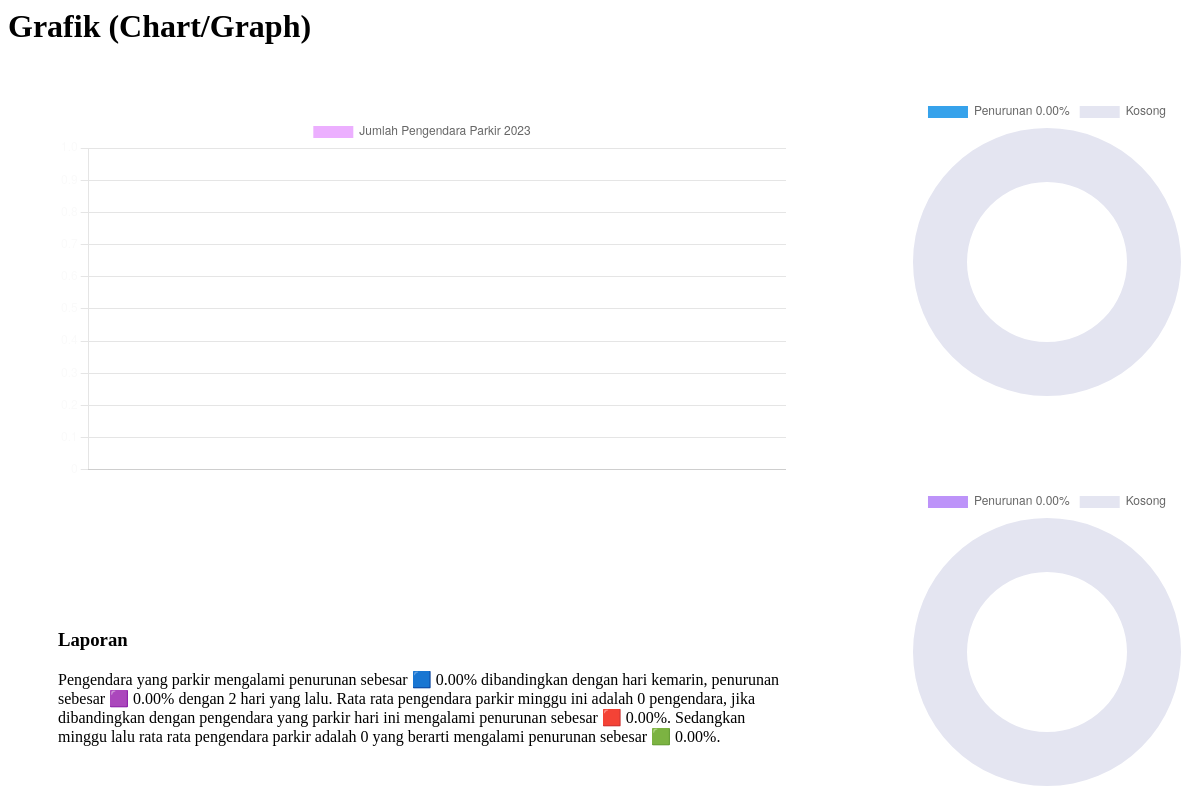
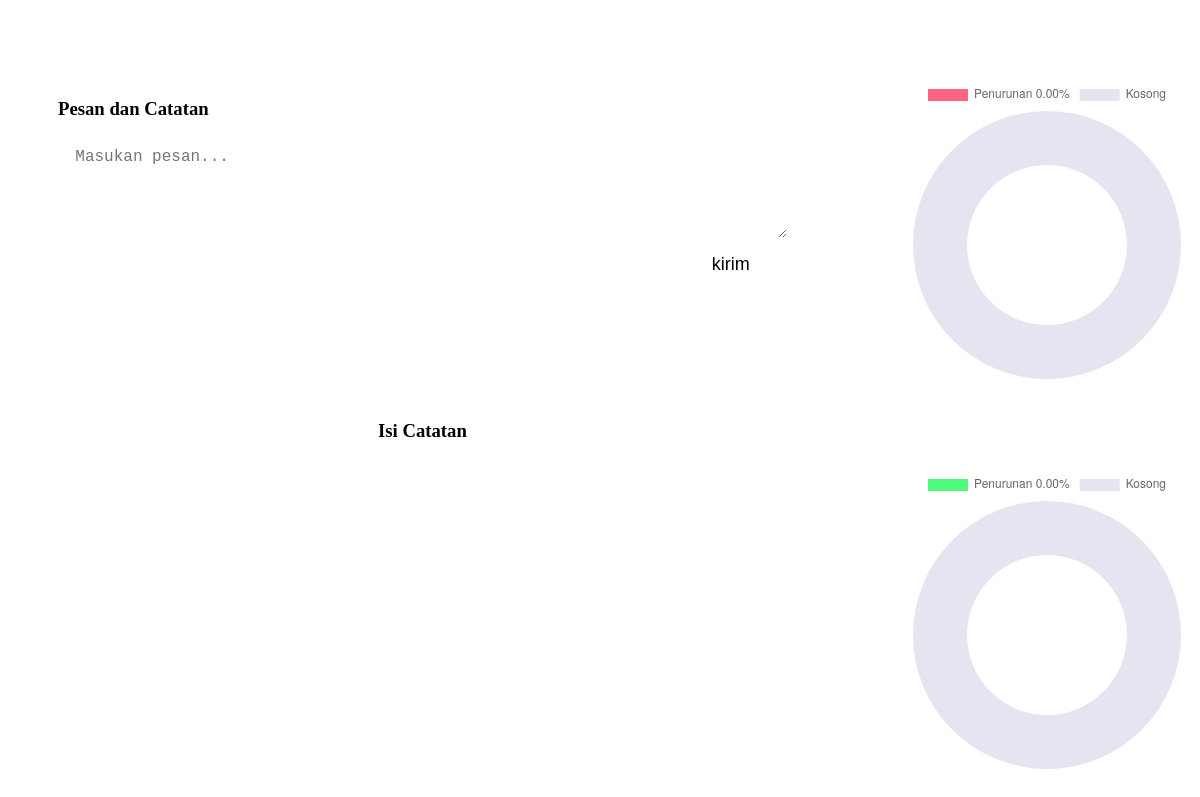
Before: /admin/grafik.php with the older database file (2 pictures, top to bottom).
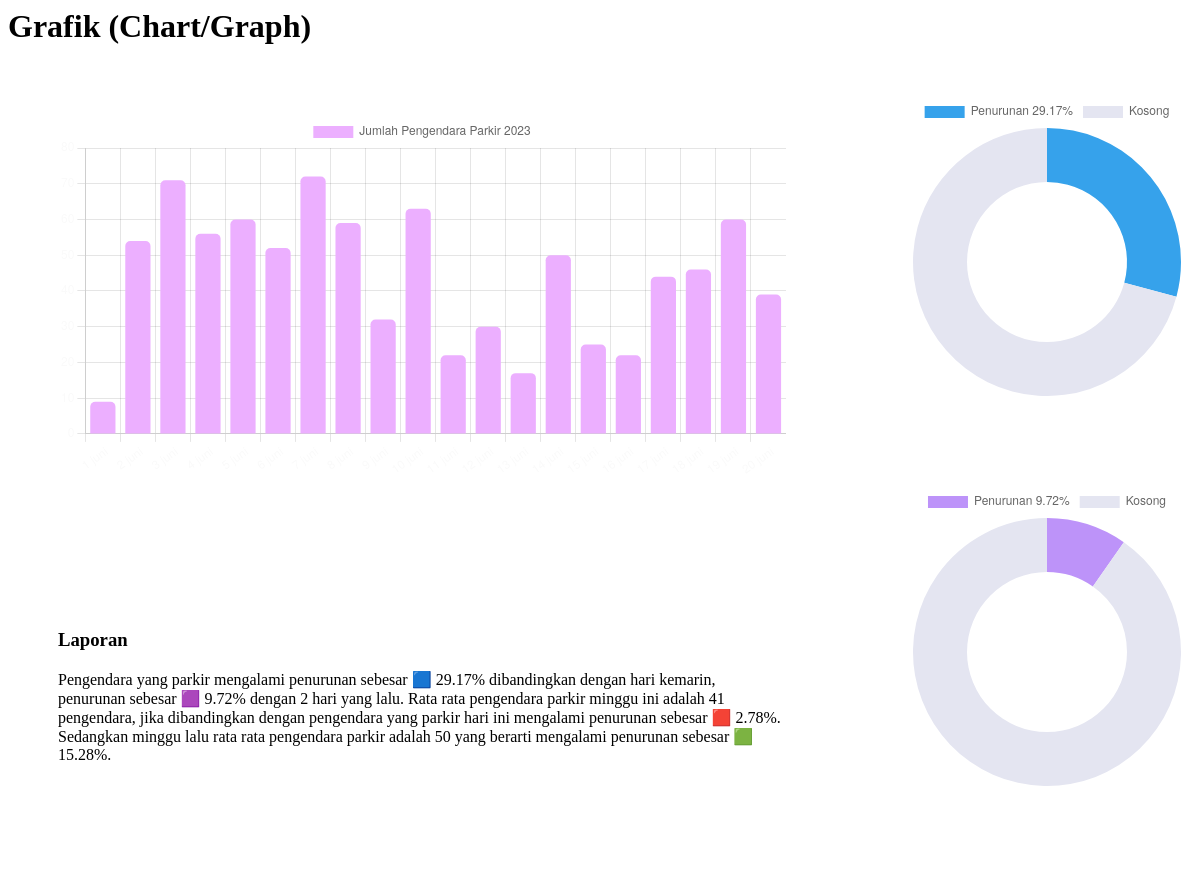
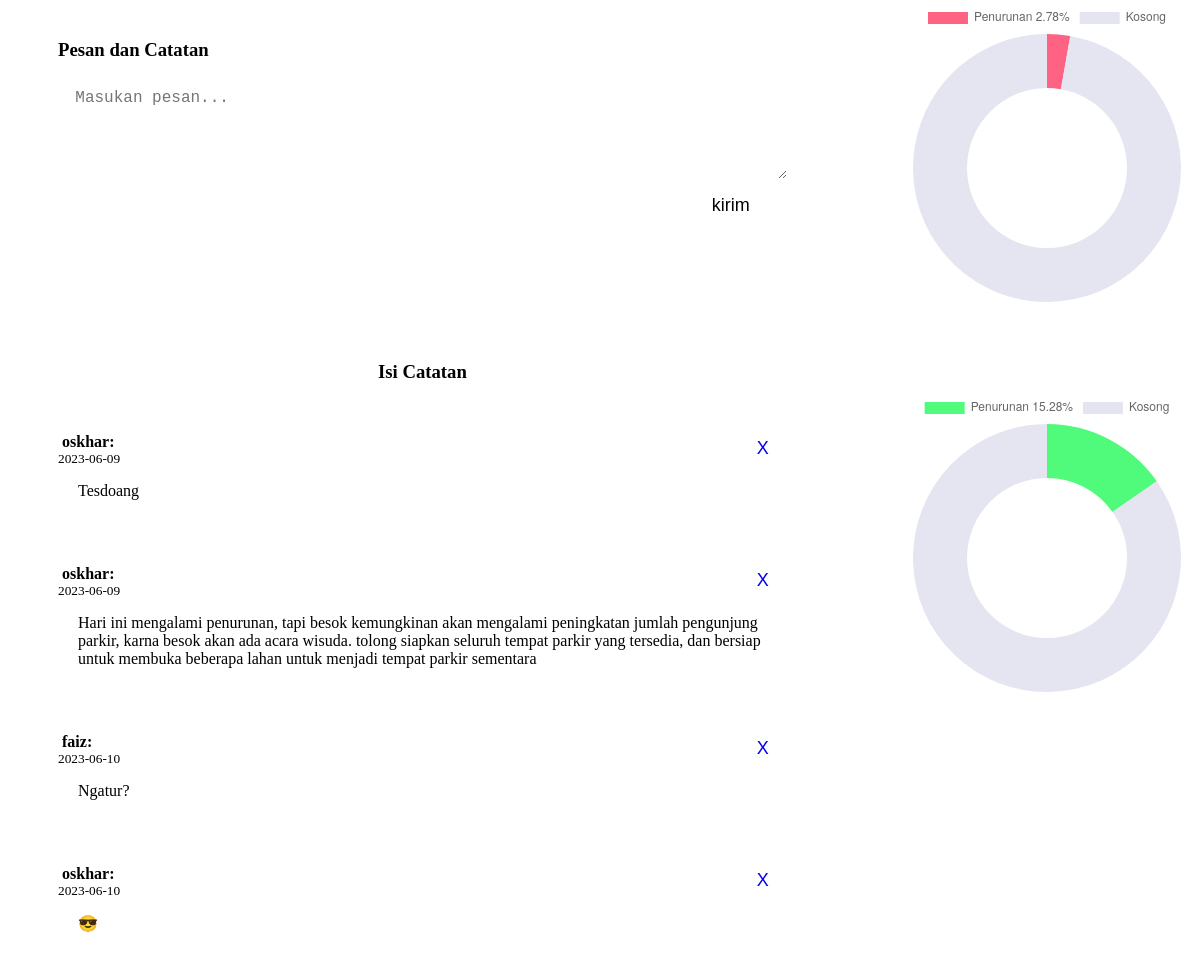
After: the same page with the newer database file (2 pictures, top to bottom).
### tables this page shows
CREATE TABLE `komentar` (
  `id` int(11) NOT NULL,
  `tanggal` varchar(100) NOT NULL,
  `username` varchar(100) NOT NULL,
  `pesan` text NOT NULL
);

### admin/grafik.php (the view, shortened to what this page needs)
<?php
try {
    $data_grafik = array(
        "label" => [],
        "data" => []
    );
    $result = mysqli_query($conn, "SELECT tanggal,jumlah FROM data_parkir");
    while ($data = mysqli_fetch_assoc($result)) {
        array_push($data_grafik['label'], $data['tanggal']);
        array_push($data_grafik['data'], $data['jumlah']);
    }
    $data_saat_ini = $data_grafik['data'][count($data_grafik['data'])-1];
    $data_kemarin = $data_grafik['data'][count($data_grafik['data'])-2];
    $kemarin = array(
        "persen" => number_format(abs((($data_saat_ini - $data_kemarin)/72)*100), 2),
        "kata" => $data_saat_ini > $data_kemarin ? "peningkatan" : "penurunan"
    );
    $data_kemarin_lusa = $data_grafik['data'][count($data_grafik['data'])-3];
    $kemarin_lusa = array(
        "persen" => number_format(abs((($data_saat_ini - $data_kemarin_lusa)/72)*100), 2),
        "kata" => $data_saat_ini > $data_kemarin_lusa ? "peningkatan" : "penurunan"
    );
    $rata_minggu = 0;
    for ($i=1; $i <= 7; $i++) {
        $rata_minggu += $data_grafik['data'][count($data_grafik['data'])-$i];
    }
    $rata_minggu = number_format($rata_minggu/7, 0);
    $minggu_ini = array(
        "persen" => number_format(abs((($data_saat_ini - $rata_minggu)/72)*100), 2),
        "kata" => $data_saat_ini > $rata_minggu ? "peningkatan" : "penurunan"
    );
    $rata_minggu_lalu = 0;
    for ($i=8; $i <= 15; $i++) {
        $rata_minggu_lalu += $data_grafik['data'][count($data_grafik['data'])-$i];
    }
    $rata_minggu_lalu = number_format($rata_minggu_lalu/7, 0);
    $minggu_lalu = array(
        "persen" => number_format(abs((($data_saat_ini - $rata_minggu_lalu)/72)*100), 2),
        "kata" => $data_saat_ini > $rata_minggu_lalu ? "peningkatan" : "penurunan"
    );
    $sql = "SELECT * FROM komentar";
    $result = mysqli_query($conn, $sql);
} catch (\Throwable $er) {
    echo (" (grafik.php) pesan: " . $er);
}
?>
<link rel="stylesheet" href="style/grafik.css">
<h1>Grafik (Chart/Graph)</h1>
<div id="isi_grafik">
    <div>
        <div class="grafik">
            <?php
            $data_bar = [
                "label" => $data_grafik['label'],
                "judul" => "Jumlah Pengendara Parkir 2023",
                "data" => $data_grafik['data'],
                "color" => "#ECAFFF"
            ];
                include "widget/chart_bar.php";
            ?>
        </div>
        <div id="penjelasan">
            <h3>Laporan</h3>
            Pengendara yang parkir mengalami <?= $kemarin["kata"] ?> sebesar 🟦 <?= $kemarin["persen"] ?>% dibandingkan dengan hari kemarin, <?= $kemarin_lusa["kata"] ?> sebesar 🟪 <?= $kemarin_lusa["persen"] ?>% dengan 2 hari yang lalu. Rata rata pengendara parkir minggu ini adalah <?= $rata_minggu ?> pengendara, jika dibandingkan dengan pengendara yang parkir hari ini mengalami <?= $minggu_ini["kata"] ?> sebesar 🟥 <?= $minggu_ini["persen"] ?>%. Sedangkan minggu lalu rata rata pengendara parkir adalah <?= $rata_minggu_lalu ?> yang berarti mengalami <?= $minggu_lalu["kata"] ?> sebesar 🟩 <?= $minggu_lalu["persen"] ?>%.
        </div>
        <div id="komen">
            <form method="post">
                <h3>Pesan dan Catatan</h3>
                <textarea name="komen" placeholder="Masukan pesan..." required></textarea>
                <button type="submit" value="kirim">kirim</button>
            </form>
            <h3 id="judul">Isi Catatan</h3>
            <?php while($data = mysqli_fetch_assoc($result)): ?>
                <div>
                    <b><?= $data['username'] ?>:</b><br>
                    <sup><?= $data['tanggal'] ?></sup>
                    <p><?= $data['pesan'] ?></p>
                    <a href="?page=grafik&id_hapus=<?= $data['id'] ?>"><button id="hapus">X</button></a>
                </div>
            <?php endwhile; ?>
        </div>
    </div>
    <div>
        <div class="kotak">
            <div class="kotak_1">
                <?php
                    $data_donat = [
                        "canva" => 'c1',
                        "label" => "'".ucfirst($kemarin['kata'])." $kemarin[persen]%', 'Kosong'",
                        "data" => "$kemarin[persen], ".(100-$kemarin['persen']),
                        "color" => "'#36a2eb'"
                    ];
                    include "widget/chart_donat.php";
                ?>
            </div>
            <div class="kotak_2">
                <?php
                    $data_donat = [
                        "canva" => 'c2',
                        "label" => "'".ucfirst($kemarin_lusa['kata'])." $kemarin_lusa[persen]%', 'Kosong'",
                        "data" => "$kemarin_lusa[persen], ".(100-$kemarin_lusa['persen']),
                        "color" => "'#bd93f9'"
                    ];
                    include "widget/chart_donat.php";
                ?>
            </div>
            <div class="kotak_3">
                <?php
                    $data_donat = [
                        "canva" => 'c3',
                        "label" => "'".ucfirst($minggu_ini['kata'])." $minggu_ini[persen]%', 'Kosong'",
                        "data" => "$minggu_ini[persen], ".(100-$minggu_ini['persen']),
                        "color" => "'#ff6384'"
                    ];
                    include "widget/chart_donat.php";
                ?>
            </div>
            <div class="kotak_4">
                <?php
                    $data_donat = [
                        "canva" => 'c4',
                        "label" => "'".ucfirst($minggu_lalu['kata'])." $minggu_lalu[persen]%', 'Kosong'",
                        "data" => "$minggu_lalu[persen], ".(100-$minggu_lalu['persen']),
                        "color" => "'#50fa7b'"
                    ];
                    include "widget/chart_donat.php";
                ?>
            </div>
        </div>
    </div>
</div>

### widget/chart_bar.php (shortened to what this page needs)
<canvas id="chartBar"></canvas>
<script>
    const ctx = document.getElementById('chartBar');
    new Chart(ctx, {
        type: 'bar',
        data: {
            labels: <?= json_encode($data_bar["label"]) ?>,
            datasets: [{
                label: <?= json_encode($data_bar["judul"]) ?>,
                data: <?= json_encode($data_bar["data"]) ?>,
                backgroundColor: <?= json_encode($data_bar["color"]) ?>,
                borderRadius: 5
            }]
        },
        options: {
            scales: {
                y: {
                    beginAtZero: true,
                    ticks: {
                        color: '#FAFAFA'
                    }
                },
                x: {
                    ticks: {
                        color: '#FAFAFA'
                    }
                }
            }
        }
    });
</script>

### widget/chart_donat.php
<canvas id="<?php echo $data_donat["canva"] ?>"></canvas>
<script>
    var tesd = document.getElementById('<?php echo $data_donat["canva"] ?>');
    new Chart(tesd, {
        type: 'doughnut',
        data: {
            labels: [<?php echo $data_donat["label"] ?>],
            datasets: [{
                data: [<?php echo $data_donat["data"] ?>],
                backgroundColor: [<?php echo $data_donat["color"] ?>, '#E4E5F1'],
                borderWidth: 0,
                hoverOffset: 4
            }]
        },
        options: {
            cutout: 80
        }
    });
</script>

### style/grafik.css (style rules this page uses)
#isi_grafik { display: grid; grid-template-columns: 70% auto; column-gap: 30px; }
.grafik { position: relative; padding: 50px; background-color: var(--w3); border-radius: 7px; }
.kotak div { background-color: var(--w3); border-radius: 7px; color: var(--w4); padding: 30px; }
.kotak div:not(:nth-child(1)) { margin-top: 30px; }
#isi_grafik #penjelasan { position: relative; background-color: var(--w3); margin-top: 30px; color: var(--w4); padding: 50px; border-radius: 7px; }
#komen { position: relative; background-color: var(--w3); min-height: 200px; margin-top: 30px; border-radius: 7px; padding: 50px; }
#komen h3 { color: var(--w4); }
#komen textarea { width: 99%; height: 100px; position: relative; float: right; background-color: var(--w4); border: none; border-radius: 5px; font-size: 16px; padding: 10px; color: var(--w2); }
#komen button { float: right; width: 7rem; height: 2rem; font-size: 18px; border: none; background-color: var(--w5); color: var(--w2); border-radius: 5px; margin-top: 10px; cursor: pointer; }
#komen #judul { position: relative; margin-top: 300px; width: 100%; text-align: center; }
#komen div { position: relative; margin-top: 50px; }
#komen b { background: linear-gradient(to right, var(--w5), transparent); border-bottom-left-radius: 7px; padding: 2px; padding-inline: 4px; color: var(--w2); }
#komen p { margin-top: 0; background: var(--w4); padding: 15px; color: var(--w2); border-radius: 7px; padding-inline: 20px; }
#komen sup { color: var(--w4); }
#komen #hapus { position: absolute; right: 0; top: 0; background-color: var(--danger); width: 3rem; margin-top: 0; }

Changed rows visible on the page:
added komentar: username "oskhar", tanggal "2023-06-09", pesan "Tesdoang"
added komentar: username "oskhar", tanggal "2023-06-09", pesan "Hari ini mengalami penurunan, tapi besok kemungkinan akan mengalami peningkatan jumlah pengunjung parkir, karna besok akan ada acara wisuda. tolong siapkan seluruh tempat parkir yang tersedia, dan bersiap untuk membuka beberapa lahan untuk menjadi tempat parkir sementara"
added komentar: username "faiz", tanggal "2023-06-10", pesan "Ngatur?"
added komentar: username "oskhar", tanggal "2023-06-10", pesan "😎"
Other visible differences:
chart data {{ json_encode($data_bar["label"]) }}: [] → ["1 juni","2 juni","3 juni","4 juni","5 juni","6 juni","7 juni","8 juni","9 juni","10 juni","11 juni","12 juni","13 juni","14 juni","15 juni","16 juni","17 juni","18 juni","19 juni","20 juni"]
chart data {{ json_encode($data_bar["data"]) }}: [] → ["9","54","71","56","60","52","72","59","32","63","22","30","17","50","25","22","44","46","60","39"]
chart data {{ $data_donat["data"] }}: 0.00, 100, 0.00, 100, 0.00, 100, 0.00, 100 → 29.17, 70.83, 9.72, 90.28, 2.78, 97.22, 15.28, 84.72
$kemarin["persen"]: "0.00" → "29.17"
$kemarin_lusa["persen"]: "0.00" → "9.72"
$rata_minggu: "0" → "41"
$minggu_ini["persen"]: "0.00" → "2.78"
$rata_minggu_lalu: "0" → "50"
$minggu_lalu["persen"]: "0.00" → "15.28"
